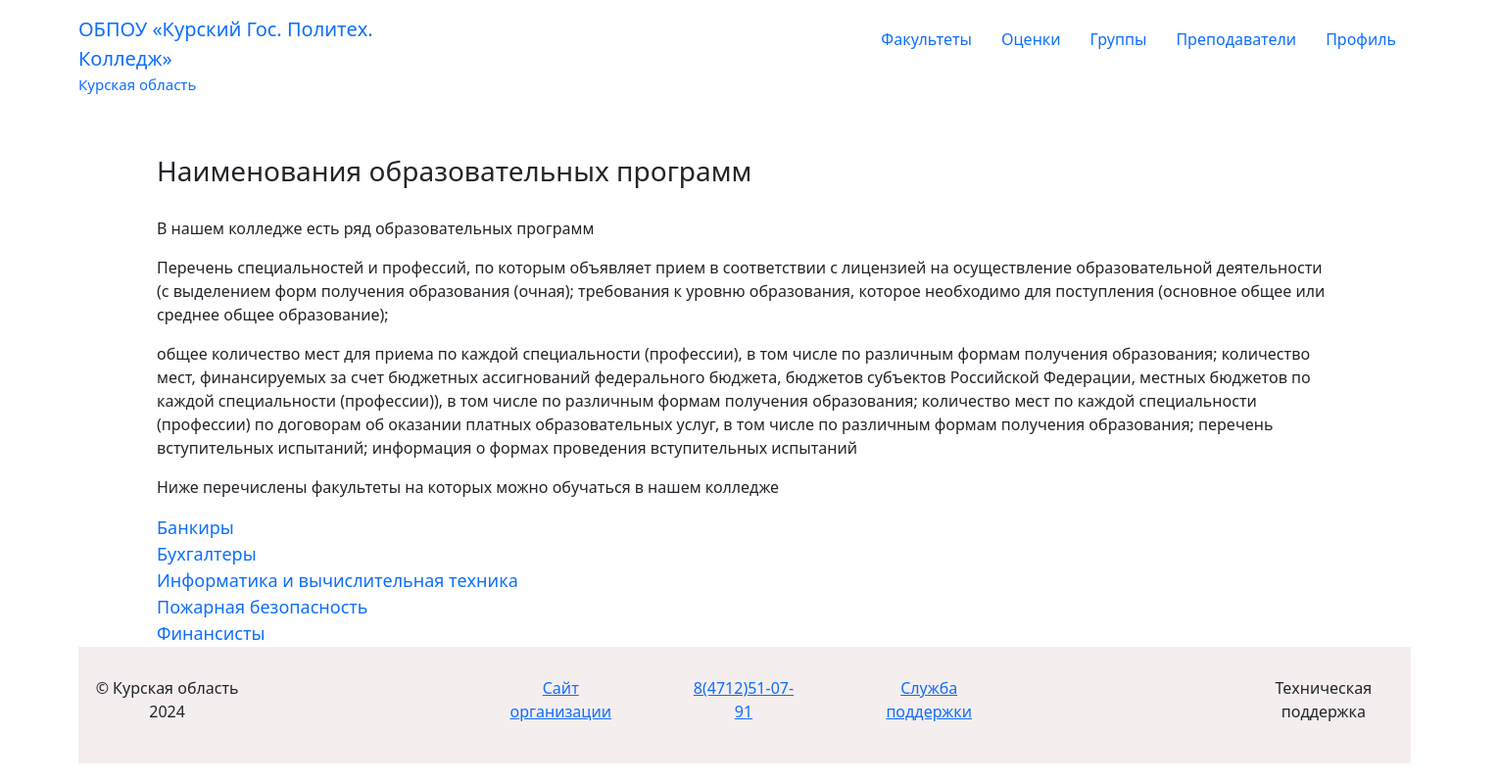
/journal/faculties/, run on the app's committed database.
### journal/models.py (models this page shows, shortened)
class Faculty(models.Model):
    faculty_name = models.CharField(max_length=50, help_text='Введите название факультета', verbose_name='Факультет')
    description = models.CharField(max_length=2000, help_text='Введите описание', verbose_name='Описание фаультета')
    class Meta:
        verbose_name = 'Факультет'
        verbose_name_plural = 'Факультеты'

### journal/views.py (the view)
# urls.py: path('faculties/', views.faculties, name='faculties'),
def faculties(request):
    faculties = Faculty.objects.all().order_by('faculty_name')
    context = {'faculties': faculties}
    return render(request, 'faculties.html', context=context)

### journal/templates/faculties.html (shortened to what this page needs)
{% extends 'main.html' %}
        {% block content %}
        <main class="main-content">
            <div class="layout">
                <div class="content">
                    <div class="content-title">
                        <h3>Наименования образовательных программ</h3>
                    </div>
                    <div>
                        <p>В нашем колледже есть ряд образовательных программ</p>
                        <p>Перечень специальностей и профессий, по которым объявляет прием в соответствии с лицензией на осуществление образовательной деятельности (с выделением форм получения образования (очная);
                             требования к уровню образования, которое необходимо для поступления (основное общее или среднее общее образование);</p>
                              <p>общее количество мест для приема по каждой специальности (профессии),
                              в том числе по различным формам получения образования; количество мест, финансируемых за счет бюджетных ассигнований федерального бюджета, бюджетов субъектов Российской Федерации, местных
                               бюджетов по каждой специальности (профессии)), в том числе по различным формам получения образования; количество мест по каждой специальности (профессии) по договорам об оказании платных
                                образовательных услуг, в том числе по различным формам получения образования; перечень вступительных испытаний; информация о формах проведения вступительных испытаний</p>
                    </div>
                    <div>
                        <p>Ниже перечислены факультеты на которых можно обучаться в нашем колледже</p>
                    </div>
                    <div class="progs">
                        {% for faculty in faculties %}
                            <div class="facs">
                                <a href="{% url 'faculty' %}" >{{ faculty.faculty_name }}</a>
                            </div>
                        {% endfor %}
                    </div>
                </div>
            </div>
        </main>
        {% endblock %}

### journal/static/styles/style.css (style rules this page uses)
* { margin: 0; padding: 0; }
body { width: 1520px; }
.layout { margin-left: 80px; margin-right: 80px; }
.content h3 { margin-bottom: 30px; }
.progs a { text-decoration: none; }
.facs a { font-size: 18px; }

### data on the page
Faculty: faculty_name "Банкиры"
Faculty: faculty_name "Бухгалтеры"
Faculty: faculty_name "Информатика и вычислительная техника"
Faculty: faculty_name "Пожарная безопасность"
Faculty: faculty_name "Финансисты"
